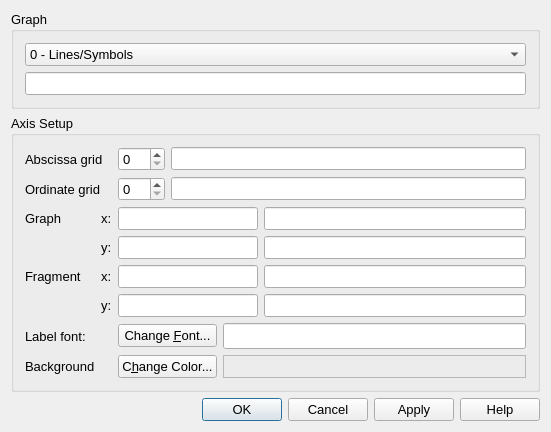
<?xml version="1.0" encoding="UTF-8"?>
<ui version="4.0">
 <class>LegendDialogData</class>
 <widget class="QDialog" name="LegendDialogData">
  <property name="windowModality">
   <enum>Qt::WindowModal</enum>
  </property>
  <property name="geometry">
   <rect>
    <x>0</x>
    <y>0</y>
    <width>551</width>
    <height>420</height>
   </rect>
  </property>
  <property name="font">
   <font>
    <pointsize>10</pointsize>
   </font>
  </property>
  <property name="windowTitle">
   <string>Legend and Configuration for: </string>
  </property>
  <property name="modal">
   <bool>true</bool>
  </property>
  <layout class="QVBoxLayout" name="verticalLayout_2">
   <item>
    <widget class="QGroupBox" name="buttonGroup1">
     <property name="sizePolicy">
      <sizepolicy hsizetype="Minimum" vsizetype="Minimum">
       <horstretch>0</horstretch>
       <verstretch>0</verstretch>
      </sizepolicy>
     </property>
     <property name="title">
      <string>Graph </string>
     </property>
     <layout class="QVBoxLayout" name="verticalLayout">
      <item>
       <widget class="QComboBox" name="comboBox1">
        <item>
         <property name="text">
          <string>0 - Lines/Symbols</string>
         </property>
        </item>
        <item>
         <property name="text">
          <string>1 - Cumulative</string>
         </property>
        </item>
       </widget>
      </item>
      <item>
       <widget class="QLineEdit" name="pTitle"/>
      </item>
     </layout>
    </widget>
   </item>
   <item>
    <widget class="QGroupBox" name="pAxis_2">
     <property name="sizePolicy">
      <sizepolicy hsizetype="Minimum" vsizetype="Minimum">
       <horstretch>0</horstretch>
       <verstretch>0</verstretch>
      </sizepolicy>
     </property>
     <property name="title">
      <string>Axis Setup</string>
     </property>
     <layout class="QGridLayout" name="gridLayout">
      <item row="0" column="0" colspan="2">
       <widget class="QLabel" name="TextLabel1">
        <property name="text">
         <string>Abscissa grid</string>
        </property>
        <property name="wordWrap">
         <bool>false</bool>
        </property>
       </widget>
      </item>
      <item row="0" column="2">
       <widget class="QSpinBox" name="pAxisX">
        <property name="toolTip">
         <string>Set the maximum number of major scale intervals for  bottom axis</string>
        </property>
        <property name="maximum">
         <number>20</number>
        </property>
       </widget>
      </item>
      <item row="0" column="3" colspan="3">
       <widget class="QLineEdit" name="pXname">
        <property name="toolTip">
         <string>Change the title of a bottom axis</string>
        </property>
        <property name="maxLength">
         <number>9</number>
        </property>
       </widget>
      </item>
      <item row="1" column="0" colspan="2">
       <widget class="QLabel" name="TextLabel1_3">
        <property name="text">
         <string>Ordinate grid</string>
        </property>
        <property name="wordWrap">
         <bool>false</bool>
        </property>
       </widget>
      </item>
      <item row="1" column="2">
       <widget class="QSpinBox" name="pAxisY">
        <property name="toolTip">
         <string>Set the maximum number of major scale intervals for  left axis</string>
        </property>
        <property name="maximum">
         <number>20</number>
        </property>
       </widget>
      </item>
      <item row="1" column="3" colspan="3">
       <widget class="QLineEdit" name="pYname">
        <property name="toolTip">
         <string>Change the title of a left axis</string>
        </property>
        <property name="maxLength">
         <number>9</number>
        </property>
       </widget>
      </item>
      <item row="2" column="0">
       <widget class="QLabel" name="TextLabel1_2">
        <property name="text">
         <string>Graph</string>
        </property>
        <property name="wordWrap">
         <bool>false</bool>
        </property>
       </widget>
      </item>
      <item row="2" column="1">
       <widget class="QLabel" name="TextLabel1_2_2">
        <property name="text">
         <string>x:</string>
        </property>
        <property name="wordWrap">
         <bool>false</bool>
        </property>
       </widget>
      </item>
      <item row="2" column="2" colspan="3">
       <widget class="QLineEdit" name="pX0">
        <property name="toolTip">
         <string>Change minimum x of the scale</string>
        </property>
       </widget>
      </item>
      <item row="2" column="5">
       <widget class="QLineEdit" name="pXn">
        <property name="toolTip">
         <string>Change  maximum x of the scale</string>
        </property>
       </widget>
      </item>
      <item row="3" column="1">
       <widget class="QLabel" name="TextLabel1_2_2_2">
        <property name="text">
         <string>y:</string>
        </property>
        <property name="wordWrap">
         <bool>false</bool>
        </property>
       </widget>
      </item>
      <item row="3" column="2" colspan="3">
       <widget class="QLineEdit" name="pY0">
        <property name="toolTip">
         <string>Change minimum y of the scale</string>
        </property>
       </widget>
      </item>
      <item row="3" column="5">
       <widget class="QLineEdit" name="pYn">
        <property name="toolTip">
         <string>Change maximum y of the scale</string>
        </property>
       </widget>
      </item>
      <item row="4" column="0">
       <widget class="QLabel" name="TextLabel1_2_3">
        <property name="text">
         <string>Fragment</string>
        </property>
        <property name="wordWrap">
         <bool>false</bool>
        </property>
       </widget>
      </item>
      <item row="4" column="1">
       <widget class="QLabel" name="TextLabel1_2_2_3">
        <property name="text">
         <string>x:</string>
        </property>
        <property name="wordWrap">
         <bool>false</bool>
        </property>
       </widget>
      </item>
      <item row="4" column="2" colspan="3">
       <widget class="QLineEdit" name="pfX0">
        <property name="toolTip">
         <string>Minimum</string>
        </property>
       </widget>
      </item>
      <item row="4" column="5">
       <widget class="QLineEdit" name="pfXn">
        <property name="toolTip">
         <string>Maximum</string>
        </property>
       </widget>
      </item>
      <item row="5" column="1">
       <widget class="QLabel" name="TextLabel1_2_2_2_2">
        <property name="text">
         <string>y:</string>
        </property>
        <property name="wordWrap">
         <bool>false</bool>
        </property>
       </widget>
      </item>
      <item row="5" column="2" colspan="3">
       <widget class="QLineEdit" name="pfY0">
        <property name="toolTip">
         <string>Minimum</string>
        </property>
       </widget>
      </item>
      <item row="5" column="5">
       <widget class="QLineEdit" name="pfYn">
        <property name="toolTip">
         <string>Maximum</string>
        </property>
       </widget>
      </item>
      <item row="6" column="0">
       <widget class="QLabel" name="textLabel2">
        <property name="sizePolicy">
         <sizepolicy hsizetype="Minimum" vsizetype="Preferred">
          <horstretch>0</horstretch>
          <verstretch>0</verstretch>
         </sizepolicy>
        </property>
        <property name="toolTip">
         <string/>
        </property>
        <property name="text">
         <string>Label font:</string>
        </property>
        <property name="wordWrap">
         <bool>false</bool>
        </property>
       </widget>
      </item>
      <item row="6" column="2" colspan="2">
       <widget class="QPushButton" name="pBtnChangeFont">
        <property name="text">
         <string>Change &amp;Font...</string>
        </property>
       </widget>
      </item>
      <item row="6" column="4" colspan="2">
       <widget class="QLineEdit" name="pLabelFont">
        <property name="font">
         <font>
          <pointsize>11</pointsize>
         </font>
        </property>
        <property name="toolTip">
         <string>This label font is common for all graphs</string>
        </property>
        <property name="readOnly">
         <bool>true</bool>
        </property>
       </widget>
      </item>
      <item row="7" column="0">
       <widget class="QLabel" name="label">
        <property name="text">
         <string>Background</string>
        </property>
       </widget>
      </item>
      <item row="7" column="2" colspan="2">
       <widget class="QPushButton" name="buttomColor">
        <property name="sizePolicy">
         <sizepolicy hsizetype="Preferred" vsizetype="Preferred">
          <horstretch>0</horstretch>
          <verstretch>0</verstretch>
         </sizepolicy>
        </property>
        <property name="text">
         <string>C&amp;hange Color...</string>
        </property>
       </widget>
      </item>
      <item row="7" column="4" colspan="2">
       <widget class="QFrame" name="pColor">
        <property name="sizePolicy">
         <sizepolicy hsizetype="Preferred" vsizetype="Preferred">
          <horstretch>0</horstretch>
          <verstretch>0</verstretch>
         </sizepolicy>
        </property>
        <property name="frameShape">
         <enum>QFrame::StyledPanel</enum>
        </property>
        <property name="frameShadow">
         <enum>QFrame::Raised</enum>
        </property>
       </widget>
      </item>
     </layout>
    </widget>
   </item>
   <item>
    <widget class="QDialogButtonBox" name="buttonBox">
     <property name="standardButtons">
      <set>QDialogButtonBox::Apply|QDialogButtonBox::Cancel|QDialogButtonBox::Help|QDialogButtonBox::Ok</set>
     </property>
    </widget>
   </item>
  </layout>
 </widget>
 <layoutdefault spacing="6" margin="11"/>
 <tabstops>
  <tabstop>pAxisX</tabstop>
  <tabstop>pXname</tabstop>
  <tabstop>pYname</tabstop>
  <tabstop>pX0</tabstop>
  <tabstop>pXn</tabstop>
  <tabstop>pY0</tabstop>
  <tabstop>pYn</tabstop>
  <tabstop>pfX0</tabstop>
  <tabstop>pfXn</tabstop>
  <tabstop>pfY0</tabstop>
  <tabstop>pfYn</tabstop>
  <tabstop>pBtnChangeFont</tabstop>
  <tabstop>pLabelFont</tabstop>
  <tabstop>comboBox1</tabstop>
 </tabstops>
 <resources/>
 <connections/>
</ui>
